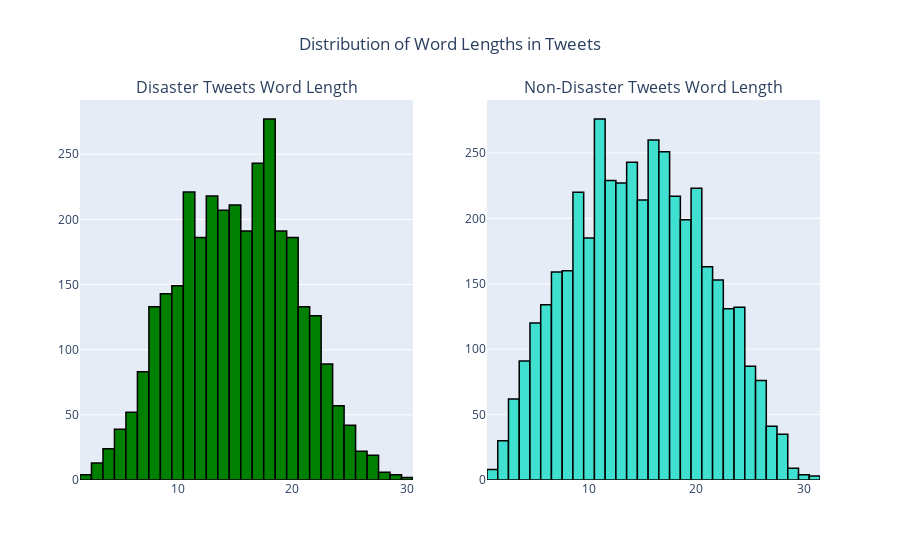

Notebook code for this chart:
### Code cell
# Adding histograms for both disaster and non-disaster tweets
figure.add_trace(
    go.Histogram(x=disaster_words_len, marker=dict(color='green', line=dict(color='black', width=1.5))),
    row=1, col=1
)
figure.add_trace(
    go.Histogram(x=non_disaster_words_len, marker=dict(color='turquoise', line=dict(color='black', width=1.5))),
    row=1, col=2
)

# Update layout
figure.update_layout(
    title="Distribution of Word Lengths in Tweets",
    title_x=0.5,
    showlegend=False
)

# Displaying the graph
figure.show()

### Figure 1 — Plotly figure (JSON) as saved in the notebook; plotly's stock layout.template omitted (floating-point values rounded to 4 significant figures; data arrays with more than 128 entries replaced by an {"elided": "..."} marker saying what was removed)
{"data": [{"marker": {"color": "green", "line": {"color": "black", "width": 1.5}}, "type": "histogram", "x": {"elided": "3271 int values"}, "xaxis": "x", "yaxis": "y"}, {"marker": {"color": "turquoise", "line": {"color": "black", "width": 1.5}}, "type": "histogram", "x": {"elided": "4342 int values"}, "xaxis": "x2", "yaxis": "y2"}], "layout": {"annotations": [{"font": {"size": 16}, "showarrow": false, "text": "Disaster Tweets Word Length", "x": 0.225, "xanchor": "center", "xref": "paper", "y": 1, "yanchor": "bottom", "yref": "paper"}, {"font": {"size": 16}, "showarrow": false, "text": "Non-Disaster Tweets Word Length", "x": 0.775, "xanchor": "center", "xref": "paper", "y": 1, "yanchor": "bottom", "yref": "paper"}], "showlegend": false, "title": {"text": "Distribution of Word Lengths in Tweets", "x": 0.5}, "xaxis": {"anchor": "y", "domain": [0, 0.45]}, "xaxis2": {"anchor": "y2", "domain": [0.55, 1]}, "yaxis": {"anchor": "x", "domain": [0, 1]}, "yaxis2": {"anchor": "x2", "domain": [0, 1]}}}
